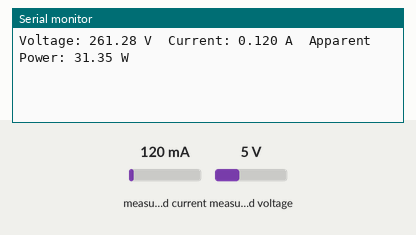
This sketch was run on a simulated ESP32. Parts: the last lines printed to the serial monitor. The inputs (shaded band) are chosen by the test bench; at power-on: measured current 120 mA, measured voltage 5 V.

Above: at 1.2 s.
1.3 s: measured current set to 40 mA
At 2.6 s:
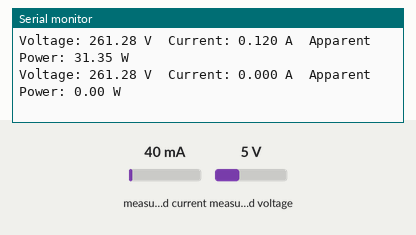
2.8 s: measured voltage set to 0.3 V
At 4.1 s:
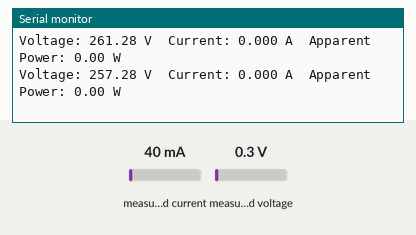
4.3 s: measured current set to 500 mA
At 5.6 s:
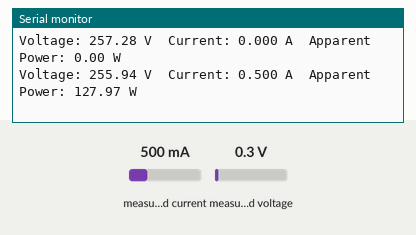
5.8 s: measured voltage set to 3.8 V
At 6.6 s:
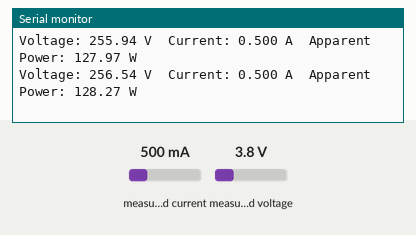
Timing chart, 0 to 8.3 s (numbered marks = the images above; inputs shaded):
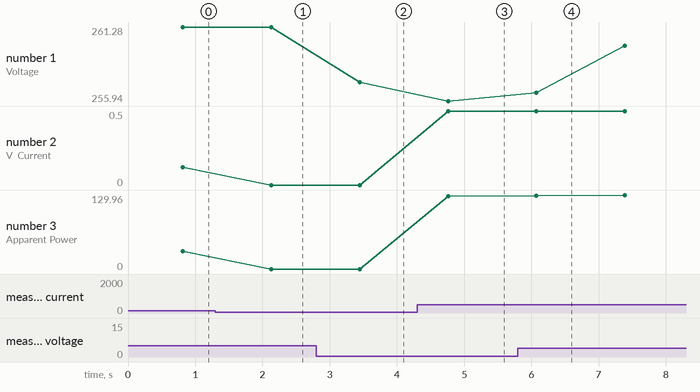

Measured:
- after the input at 1.3 s, the serial monitor: prints a new line after 0.83 s (image 1)
- after the input at 2.8 s, the serial monitor: prints a new line after 0.64 s (image 2)
- after the input at 4.3 s, the serial monitor: prints a new line after 0.46 s (image 3)
- after the input at 5.8 s, the serial monitor: prints a new line after 0.28 s (image 4)
- plotted number 1: 261.28 → 257.28 after the input at 2.8 s, 255.94 → 259.92 after the input at 5.8 s
- plotted number 2: 0.12 → 0 after the input at 1.3 s, 0 → 0.5 after the input at 4.3 s
- plotted number 3: 31.35 → 0 after the input at 1.3 s, 0 → 127.97 after the input at 4.3 s, 127.97 → 129.96 after the input at 5.8 s

The sketch:

inital_code_sct+zmpt.ino
```cpp
#include <Wire.h>
#include <ZMPT101B.h>
#include <EmonLib.h>  // For current sensing only

// ---------------------- Voltage Sensor (ZMPT101B) ----------------------
#define VOLTAGE_PIN 34
#define SENSITIVITY 500.0f
#define VOLTAGE_CALIBRATION 1.136
#define VOLTAGE_THRESHOLD 20.0

ZMPT101B voltageSensor(VOLTAGE_PIN, 50.0);

// ---------------------- Current Sensor (SCT-013-000 via voltage divider) -------------------
#define CURRENT_PIN 32
#define CURRENT_CALIBRATION 60.6  // Tune this based on real load

EnergyMonitor emon;  // Only for current

// ---------------------- Setup ----------------------
void setup() {
  Serial.begin(115200);
  voltageSensor.setSensitivity(SENSITIVITY);

  // Only current is being sensed via EmonLib
  emon.current(CURRENT_PIN, CURRENT_CALIBRATION);
}

// ---------------------- Get Filtered Voltage ----------------------
float getFilteredVoltage() {
  float sum = 0;
  const int samples = 20;

  for (int i = 0; i < samples; i++) {
    sum += voltageSensor.getRmsVoltage() * VOLTAGE_CALIBRATION;
    delay(10);
  }

  float avgVoltage = sum / samples;
  return (avgVoltage < VOLTAGE_THRESHOLD) ? 0.0 : avgVoltage;
}

// ---------------------- Get Current ----------------------
float getCurrent() {
  emon.calcVI(20, 2000);  // 20 cycles or 2s timeout
  float current = emon.Irms;

  return (current < 0.05) ? 0.0 : current;  // Clamp ghost readings
}

// ---------------------- Main Loop ----------------------
void loop() {
  float voltage = getFilteredVoltage();
  float current = getCurrent();
  float apparentPower = voltage * current;

  // --------- Display ---------
  Serial.print("Voltage: ");
  Serial.print(voltage, 2);
  Serial.print(" V\t");

  Serial.print("Current: ");
  Serial.print(current, 3);
  Serial.print(" A\t");

  Serial.print("Apparent Power: ");
  Serial.print(apparentPower, 2);
  Serial.println(" W");

  delay(500);
}
```
